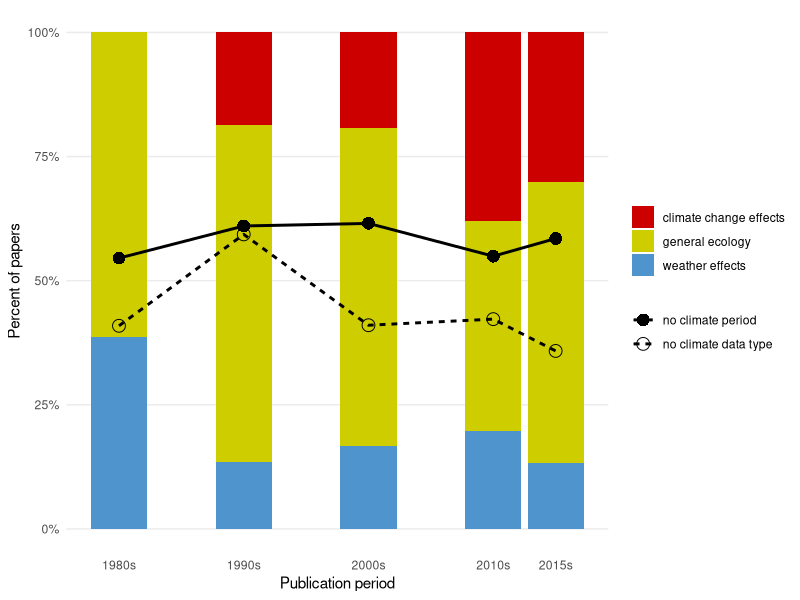
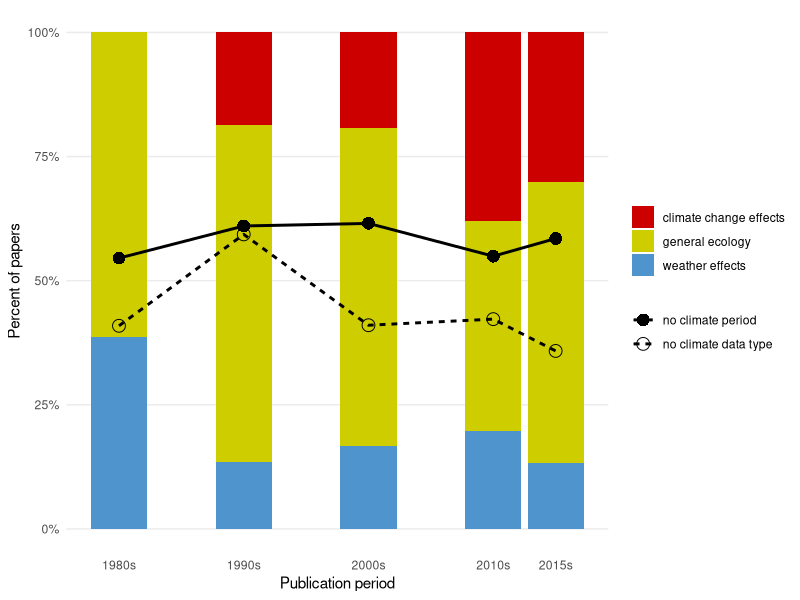

Generate these figures, in order, with R:
## ---- chunk 1
knitr::opts_chunk$set(comment = "#>")
## ---- chunk 2
#rm(list=ls())
require(ggplot2)
require(dplyr)
require(gmodels)
require(tidyr)
## ---- chunk 3
rawData1 = read.csv('Climate_reporting_dataset1.csv', as.is=T) 
rawData2 = read.csv('Climate_reporting_dataset2.csv', as.is=T)

# Select papers that are OK for analysis, and the relevant columns
df1 = rawData1[,c('ID','publication_year','journal','study_focus','geographic_extent_of_study','tense_description','climate_date_range','climate_data_source','citation_type','description_access_to_source','source_sufficient')]

df2 = rawData2[,c('ID','publication_year','journal','study_focus','geographic_extent_of_study','tense_description','climate_date_range','climate_data_source','citation_type','description_access_to_source','source_sufficient')]
                    
#merge the two tables
df = rbind(df1,df2)
rm(rawData1,rawData2,df1,df2)

#lump continental and global categories
df$geographic_extent_of_study[which(df$geographic_extent_of_study=='continental' | df$geographic_extent_of_study=='global')] = 'continental/global'


#Rename date range to 'yes/no'
df$climate_date_range[which(df$climate_date_range==TRUE)] = 'yes'
df$climate_date_range[which(df$climate_date_range==FALSE)] = 'no'


## ---- chunk 4
ExtentSum <-
  df %>%
  group_by(geographic_extent_of_study) %>%
  summarise(n=n()) %>%
  mutate(rel.freq = round(100*n/sum(n), 0))
ExtentSum
## ---- chunk 5
FocusSum <-
  df %>%
  group_by(study_focus) %>%
  summarise(n=n()) %>%
  mutate(rel.freq = round(100*n/sum(n), 0))
FocusSum
## ---- chunk 6
DateRangeSum <-
  df %>%
  group_by(climate_date_range) %>%
  summarise(n=n()) %>%
  mutate(rel.freq = round(100*n/sum(n), 0))
DateRangeSum
## ---- chunk 7
DataSource <-
  df %>%
  group_by(climate_data_source) %>%
  summarise(n=n()) %>%
  mutate(rel.freq = round(100*n/sum(n), 0))

DataSource
## ---- chunk 8

df_sub <- df[df$citation_type!='',]
## ---- chunk 9
CitationSum <-
  df_sub %>%
  group_by(citation_type) %>%
  summarise(n=n()) %>%
  mutate(rel.freq = round(100*n/sum(n), 0))

CitationSum
## ---- chunk 10
AccessSum <-
  df_sub %>%
  group_by(description_access_to_source) %>%
  summarise(n=n()) %>%
  mutate(rel.freq = round(100*n/sum(n), 0))

AccessSum
## ---- chunk 11
CitationSuffSum <-
  df_sub %>%
  group_by(source_sufficient) %>%
  summarise(n=n()) %>%
  mutate(rel.freq = round(100*n/sum(n), 0))

CitationSuffSum
## ---- chunk 12
df_sub$some_citation <- 'no'
df_sub$some_citation[which(df_sub$citation_type!='incomplete'&df_sub$citation_type!='none')] <- 'yes'

t1 <- CrossTable(df_sub$some_citation, df_sub$description_access_to_source)

SourceAccess <- apply(t1$prop.row,2,function(x) {round(x*100,1)})
## ---- chunk 13
SourceAccess

## ---- chunk 14
t1 <- CrossTable(df$study_focus, df$climate_data_source)
ResFocus1 <-apply(t1$prop.row,2,function(x) {round(x*100,1)})
## ---- chunk 15
ResFocus1
## ---- chunk 16
t1 <- CrossTable(df$study_focus, df$climate_date_range)
ResFocus2 <-apply(t1$prop.row,2,function(x) {round(x*100,1)})
## ---- chunk 17
ResFocus2
## ---- chunk 18
t1 <- CrossTable(df$geographic_extent_of_study, df$climate_data_source)
ResExtent1 <-apply(t1$prop.row,2,function(x) {round(x*100,1)})

t1 <- CrossTable(df$geographic_extent_of_study, df$climate_date_range)
ResExtent2 <-apply(t1$prop.row,2,function(x) {round(x*100,1)})

t1 <- CrossTable(df$geographic_extent_of_study, df$study_focus)
ResExtent3 <- apply(t1$prop.row,2,function(x) {round(x*100,1)})
## ---- chunk 19
ResExtent1
## ---- chunk 20
ResExtent2
## ---- chunk 21
ResExtent3
## ---- chunk 22
# Lump years into decadal time periods except for 2015 papers
df$decade <- plyr::round_any(df$publication_year, 10, floor)
df$decade[df$publication_year>=2015] <- 2015

t1 <- CrossTable(df$decade, df$climate_data_source)
SourcePeriod <- apply(t1$prop.row,2,function(x) {round(x*100,1)})

t1 <- CrossTable(df$decade, df$climate_date_range)
RangePeriod <- apply(t1$prop.row,2,function(x) {round(x*100,1)})

t1 <- CrossTable(df$decade, df$study_focus)
FocusPeriod <- apply(t1$prop.row,2,function(x) {round(x*100,1)})
## ---- chunk 23
SourcePeriod
## ---- chunk 24
RangePeriod
## ---- chunk 25
FocusPeriod
## ---- chunk 26
# reporting per time period
dfs <- group_by(df, decade) %>%
      summarize(source=mean(climate_data_source=="not_specified"),
                dates=mean(climate_date_range=="no")) %>%
      gather(stat, rate, source, dates) %>%
      mutate(stat=factor(stat, levels=c("dates", "source"),
                         labels=c("no climate period", "no climate data type")))


p <- ggplot() +
      geom_bar(data=df,  aes(decade, fill=study_focus), position="fill") +
      geom_line(data=dfs, aes(decade, rate, linetype=stat), size=1) + 
      geom_point(data=dfs, aes(decade, rate, shape=stat), size=4) +
      scale_fill_manual(values=c("red3", "yellow3", "steelblue3")) +
      scale_shape_manual(values=c(16, 1)) +
      scale_y_continuous(labels=function(x) paste0(round(x*100,1), "%")) +
      scale_x_continuous(labels=function(x) paste0(x, "s"),
                         breaks=unique(dfs$decade)) +
      theme_minimal() +
      theme(legend.title=element_blank(), legend.position="right",
            legend.direction="vertical",
            panel.grid.minor=element_blank(), panel.grid.major.x=element_blank()) +
      labs(y="Percent of papers",
           x="Publication period")
p
ggsave("trends.pdf", p, width=7, height=5, units="in")


## ---- chunk 27
table(df$tense)
t1 <- CrossTable(df$climate_date_range, df$tense)
DateTense <- apply(t1$prop.row,2,function(x) {round(x*100,1)})
## ---- chunk 28
DateTense
